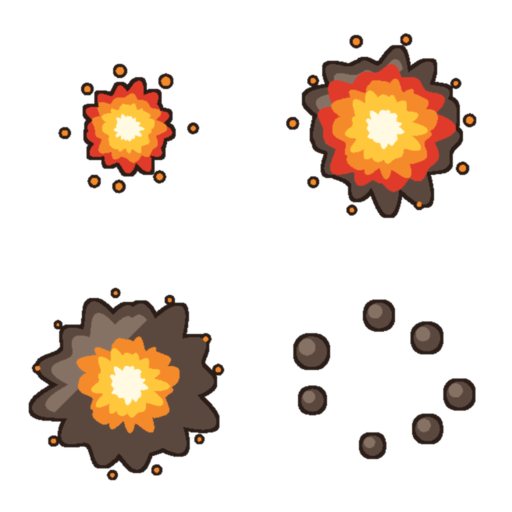
#> input picture art_src/vfx/raw/_ref_hit_explode.png, 1024 x 1024 px, given in place of item_shelf_builtin.jpg, which was not available (shown at 1/2 size)
$ python process_item_page.py
#> lines starting #> are read from the running program, lines starting #| are printed output that depends on the picture; after the words box and inside, x2 and y2 are one past the last pixel; in counts of white or black regions, pixels touching at a corner belong together; pictures that were not available may be replaced by others from this repository, and a replacement may not be noted
### docs/prompt/ui/process_codex_art.py
#!/usr/bin/env python3
"""把图鉴标签、印鉴、卡框从洋红底大图切出来，键控成透明 PNG。"""
import os
import sys

from PIL import Image

HERE = os.path.dirname(os.path.abspath(__file__))
sys.path.insert(0, HERE)
from process_ui_icons import bg_color, drop_bleed, flatten, key_out  # noqa: E402

ASSETS = os.environ.get(
    "GAME_ASSETS", "/Users/rosa/rosa_games/game_assets/black-rosa/assets")
RAW = os.path.join(ASSETS, "raw")
DEST = os.path.abspath(os.path.join(HERE, "..", "..", "..", "Assets", "Resources", "Art", "Ui"))


def fit(img, canvas, content):
    bbox = img.getbbox()
    if bbox is None:
        return Image.new("RGBA", (canvas, canvas), (0, 0, 0, 0))
    art = img.crop(bbox)
    box = int(canvas * content)
    scale = box / max(art.width, art.height)
    art = art.resize((max(1, round(art.width * scale)),
                      max(1, round(art.height * scale))), Image.LANCZOS)
    out = Image.new("RGBA", (canvas, canvas), (0, 0, 0, 0))
    out.paste(art, ((canvas - art.width) // 2, (canvas - art.height) // 2), art)
    return out


def split(src, cols, rows, names, canvas=0, content=0.86, flat=6, t0=36.0, t1=88.0):
    img = Image.open(src).convert("RGBA")
    bg = bg_color(img)
    print(os.path.basename(src), "bg", bg, img.size)
    cw, ch = img.width // cols, img.height // rows
    out = []
    for i, name in enumerate(names):
        c, r = i % cols, i // cols
        cell = img.crop((c * cw, r * ch, (c + 1) * cw, (r + 1) * ch))
        cut = key_out(cell, bg, t0=t0, t1=t1)
        cut, _ = drop_bleed(cut)
        if flat:
            cut = flatten(cut, colors=flat)
        if canvas:
            cut = fit(cut, canvas, content)
        else:
            bbox = cut.getbbox()
            if bbox:
                cut = cut.crop(bbox)
        out.append((name, cut))
        print(" ", name, cut.size)
    return out


def save(items):
    os.makedirs(DEST, exist_ok=True)
    for name, im in items:
        path = os.path.join(DEST, name + ".png")
        im.save(path, optimize=True)
        print(" ->", os.path.basename(path), im.size, os.path.getsize(path))


# [345 lines left out: functions main, _bg, _cut, _dehalo, _paper, _shrink and 4 more, not called in this run]


# [7 lines that do not run on import are left out]

### docs/prompt/ui/process_ui_icons.py
#!/usr/bin/env python3
"""把 4x4 洋红底图标大图切成 16 张透明 PNG，压平渐变，归一化成统一画布。

为什么不用 rembg：这批图标有很粗的深色描边，rembg 常把描边外沿一起吃掉；
底色是纯洋红，键控更准也更快。

为什么要归一化成正方形画布：UiKit.Icon 用 preserveAspect 渲染，
如果按内容紧裁，宽扁的「横扫」和瘦高的「墨瓶」在同一个 size 下视觉大小会差很多。
统一放进 128x128、内容占 82%，各图标的视觉重量才一致。

    .venv-mock/bin/python docs/prompt/ui/process_ui_icons.py [大图名] [--flat N]

大图名默认 ui_icons_flat3.png。--flat N 指定量化色数，0 表示不压平。
"""
import os
import sys
from collections import Counter

from PIL import Image, ImageFilter

ASSETS = os.environ.get(
    "GAME_ASSETS", "/Users/rosa/rosa_games/game_assets/black-rosa/assets")
SPLIT = os.path.join(ASSETS, "split")
NOBG = os.path.join(ASSETS, "nobg")
FINAL = os.path.join(ASSETS, "final")

CANVAS = 128
CONTENT = 0.82          # 内容占画布比例
COLS, ROWS = 4, 4

NAMES = [
    "ico_damage", "ico_guns", "ico_rate", "ico_gold",
    "ico_hp", "ico_burst", "ico_halt", "ico_rage",
    "ico_sweep", "ico_splash", "ico_mend", "ico_stamina",
    "ico_ink", "ico_star", "ico_energy", "ico_lock",
]

SRC = "ui_icons_flat3.png"
FLAT = 6
CONTACT = "_contact.png"
_args = sys.argv[1:]
if _args and not _args[0].startswith("--"):
    SRC = _args.pop(0)


def _opt(flag, cast=str, default=None):
    if flag not in _args:
        return default
    return cast(_args[_args.index(flag) + 1])


FLAT = _opt("--flat", int, FLAT)
# 底栏图标是单独一张 2x2 的图，网格和名字都和主图标表不一样，
# 所以这三项可以从命令行覆盖，不用再抄一份两百行的切图流程。
COLS = _opt("--cols", int, COLS)
ROWS = _opt("--rows", int, ROWS)
CANVAS = _opt("--canvas", int, CANVAS)
_names = _opt("--names", str)
if _names:
    NAMES = _names.split(",")
CONTACT = _opt("--contact", str, CONTACT)
RAW = os.path.join(ASSETS, "raw", SRC)


def bg_color(img):
    """从四条边采样背景色，用中位数避免个别像素带偏。"""
    w, h = img.size
    px = img.load()
    samples = []
    for x in range(0, w, 4):
        samples.append(px[x, 0][:3])
        samples.append(px[x, h - 1][:3])
    for y in range(0, h, 4):
        samples.append(px[0, y][:3])
        samples.append(px[w - 1, y][:3])
    samples.sort()
    return samples[len(samples) // 2]


def key_out(cell, bg, t0=58.0, t1=104.0):
    """洋红键控。先按色距算 alpha，再腐蚀 1px 去掉彩色毛边，最后轻微羽化。"""
    cell = cell.convert("RGBA")
    w, h = cell.size
    px = cell.load()
    br, bg_, bb = bg
    alpha = Image.new("L", (w, h))
    ap = alpha.load()
    span = max(1.0, t1 - t0)
    for y in range(h):
        for x in range(w):
            r, g, b, _ = px[x, y]
            d = ((r - br) ** 2 + (g - bg_) ** 2 + (b - bb) ** 2) ** 0.5
            t = (d - t0) / span
            ap[x, y] = 0 if t <= 0 else (255 if t >= 1 else int(t * 255))
    # 腐蚀一圈去洋红毛边。腐蚀量必须跟着格子尺寸走：2048 的大图每格 512px，
    # 溢色带有好几像素宽，只腐蚀 1px 会把洋红残留留在深描边里 —— 量化时它会被
    # 固化成一个栗红色槽（实测最暗色出现 (124,36,61) 这种 R、B 同时高过 G 的值），
    # 16 张图的描边色就散了。描边本身很厚，按比例掉 2~3px 在成品 128px 上看不出来。
    k = 3 if w < 200 else (5 if w < 400 else 7)
    alpha = alpha.filter(ImageFilter.MinFilter(k))
    alpha = alpha.filter(ImageFilter.GaussianBlur(max(0.6, w / 420.0)))
    cell.putalpha(alpha)
    return cell


def drop_bleed(img, keep_ratio=0.30, thr=40):
    """丢掉邻格越界进来的碎片。

    等分切格时，相邻图标的尖端会越过边界落进本格；归一化按包围盒算，
    碎片会把包围盒撑大，真图标就被缩小还偏心。
    判据：连通块「贴着格子边缘」且「面积远小于主体」才删 —— 真图标四周有
    留白不会碰边，而越界碎片必然碰边。这样又不会误删速度线、定身的小顿点
    那类合法的分离细节（它们不碰边）。
    """
    w, h = img.size
    a = img.split()[3].load()
    label = [[0] * w for _ in range(h)]
    comps = []          # (面积, 是否碰边, 像素表)
    cur = 0
    for sy in range(h):
        for sx in range(w):
            if a[sx, sy] <= thr or label[sy][sx]:
                continue
            cur += 1
            stack = [(sx, sy)]
            label[sy][sx] = cur
            pix = []
            edge = False
            while stack:
                x, y = stack.pop()
                pix.append((x, y))
                if x == 0 or y == 0 or x == w - 1 or y == h - 1:
                    edge = True
                for nx, ny in ((x + 1, y), (x - 1, y), (x, y + 1), (x, y - 1)):
                    if 0 <= nx < w and 0 <= ny < h and not label[ny][nx] and a[nx, ny] > thr:
                        label[ny][nx] = cur
                        stack.append((nx, ny))
            comps.append((len(pix), edge, pix))
    if not comps:
        return img, 0
    biggest = max(c[0] for c in comps)
    alpha = img.split()[3]
    ap = alpha.load()
    killed = 0
    for area, edge, pix in comps:
        if edge and area < biggest * keep_ratio:
            for x, y in pix:
                ap[x, y] = 0
            killed += 1
    img = img.copy()
    img.putalpha(alpha)
    return img, killed


# [92 lines left out: functions flatten, normalize, main, not called in this run]


# [2 lines that do not run on import are left out]

### docs/prompt/ui/process_item_page.py
#!/usr/bin/env python3
"""道具页美术：道具栏木架、栏位托盘、品质卡框、紫钻图标。洋红底键控成透明 PNG，裁边后缩到入库尺寸。

    .venv-mock/bin/python docs/prompt/ui/process_item_page.py
"""
import os
import sys

from PIL import Image

HERE = os.path.dirname(os.path.abspath(__file__))
sys.path.insert(0, HERE)
from process_codex_art import RAW, save as _save, split  # noqa: E402

EDGE = (0x3A, 0x2A, 0x20)


# 洋红键控后半透明的外沿还带一点粉，统一染成描边色，贴在浅底上才不起粉边。
def despill(im, magenta=True, edge=EDGE):
    im = im.convert("RGBA")
    px = im.load()
    for y in range(im.height):
        for x in range(im.width):
            r, g, b, a = px[x, y]
            if 0 < a < 250 or (magenta and a > 0 and r > 150 and b > 150 and g < 90):
                px[x, y] = edge + (a,)
    return im


def save(items, magenta=True, edge=EDGE):
    _save([(n, despill(im, magenta, edge)) for n, im in items])


def width(items, w):
    out = []
    for name, im in items:
        h = max(1, round(im.height * w / im.width))
        out.append((name, im.resize((w, h), Image.LANCZOS)))
    return out


def round_mask(size, radius):
    from PIL import ImageDraw
    m = Image.new("L", size, 0)
    ImageDraw.Draw(m).rounded_rectangle((0, 0, size[0] - 1, size[1] - 1), radius, fill=255)
    return m


# 红牌子单独成图：画在九宫格里时它跟着边框缩放，引擎里算出来的位置和标题对不上。
# 牌子挖出来，原位用左边同一行的木边补齐。
def split_plaque(shelf):
    px = shelf.load()
    reds = [(x, y) for y in range(shelf.height // 4) for x in range(shelf.width)
            if px[x, y][3] > 200 and px[x, y][0] > 180 and px[x, y][1] < 70 and px[x, y][2] < 70]
    x0 = min(x for x, _ in reds) - 7
    x1 = max(x for x, _ in reds) + 7
    y0 = max(0, min(y for _, y in reds) - 7)
    y1 = max(y for _, y in reds) + 8
    box = (x0, y0, x1, y1)
    plaque = shelf.crop(box)
    plaque.putalpha(Image.composite(plaque.getchannel("A"), Image.new("L", plaque.size, 0),
                                    round_mask(plaque.size, 20)))
    rim = shelf.copy()
    src = x0 - (x1 - x0) - 20
    patch = shelf.crop((src, 0, src + (x1 - x0), y1 + 4))
    rim.paste(patch, (x0, 0))
    bbox = rim.getbbox()
    rim = rim.crop(bbox)
    print("  plaque", box, "rim bbox", bbox)
    return rim, plaque


def main():
    shelf = width(split(os.path.join(RAW, "item_shelf_builtin.jpg"), 1, 1, ["panel_item_shelf"],
                        flat=0, t0=36.0, t1=88.0), 900)[0][1]
#> after the loop in bg_color, `for x in range(0, w, 4):`: samples = 512 items, first 6: (255, 255, 255), (255, 255, 255), (255, 255, 255), (255, 255, 255), (255, 255, 255), (255, 255, 255)
#> after the loop in bg_color, `for y in range(0, h, 4):`: samples = 1024 items, first 6: (255, 255, 255), (255, 255, 255), (255, 255, 255), (255, 255, 255), (255, 255, 255), (255, 255, 255)
#> in split, `bg = bg_color(img)`: bg = (255, 255, 255)
#| item_shelf_builtin.jpg bg (255, 255, 255) (1024, 1024)
#> in key_out, `br, bg_, bb = bg`: br = 255
#> in key_out, `alpha = Image.new("L", (w, h))`: alpha: PIL image 1024x1024 L; every value is 0
#> in split, `bbox = cut.getbbox()`: bbox = (53, 64, 956, 964)
#> in split, `cut = cut.crop(bbox)`:
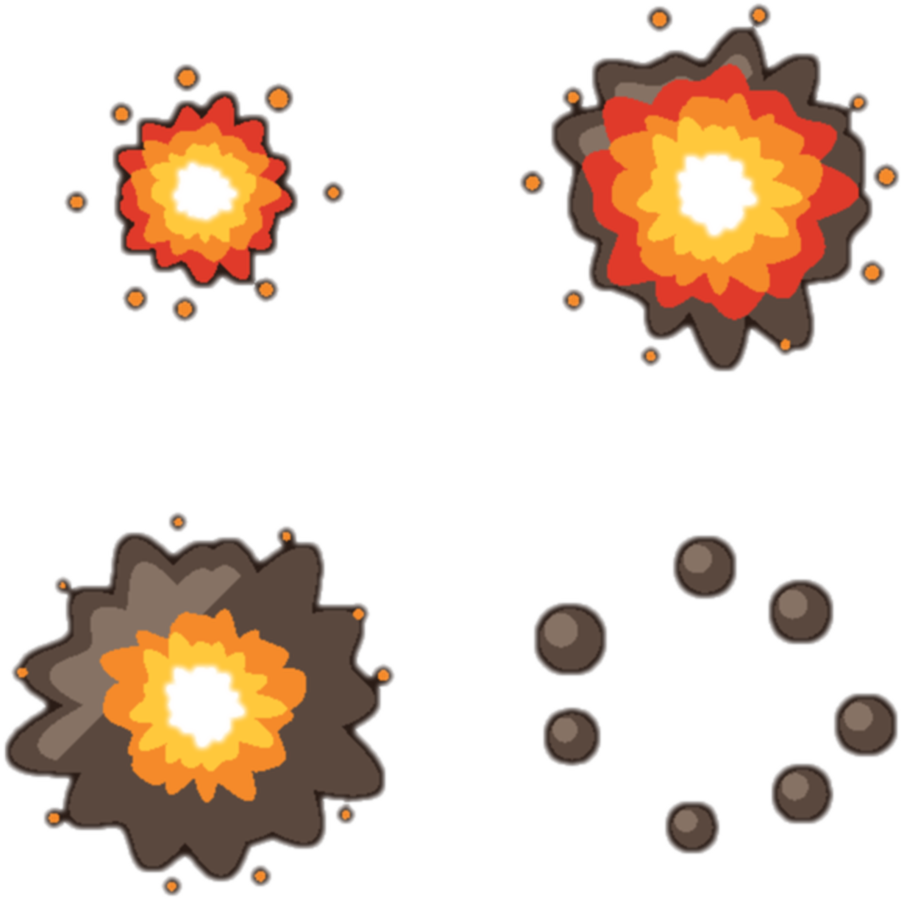
#> cut: PIL image 903x900 RGBA; mean R, G, B, A 224.3, 209.6, 198.4, 64.2; transparent parts drawn white
#|   panel_item_shelf (903, 900)
#> in width, `out = []`: out = []
#> the loop in width, `for name, im in items:` made 1 pass
#> (name, h) on pass 1: ('panel_item_shelf', 897)
#> after the loop in width, `for name, im in items:`: out = 1 item
    rim, plaque = split_plaque(despill(shelf))
#> in split_plaque, `reds = [(x, y) for y in range(shelf.height // 4) for x in range(shelf...`: reds = 13834 pairs, first value 119 to 854, second value 64 to 223
#> in split_plaque, `x0 = min(x for x, _ in reds) - 7`: x0 = 112
#> in split_plaque, `x1 = max(x for x, _ in reds) + 7`: x1 = 861
#> in split_plaque, `y0 = max(0, min(y for _, y in reds) - 7)`: y0 = 57
#> in split_plaque, `y1 = max(y for _, y in reds) + 8`: y1 = 231
#> in split_plaque, `box = (x0, y0, x1, y1)`: box = (112, 57, 861, 231)
#> in round_mask, `m = Image.new("L", size, 0)`: m: PIL image 749x174 L; every value is 0
#> in round_mask, `ImageDraw.Draw(m).rounded_rectangle((0, 0, size[0] - 1, size[1] - 1), ..`:
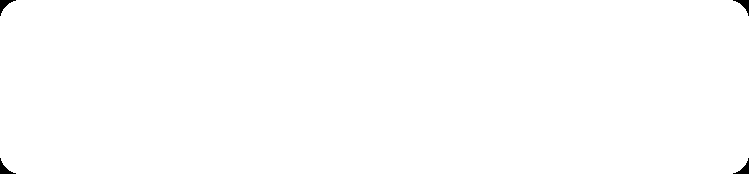
#> m: PIL image 749x174 L; 99.7% white; 4 black regions, box (x1, y1, x2, y2) and area: (0, 0, 16, 16) 92, (733, 0, 749, 16) 92, (0, 158, 16, 174) 92, (733, 158, 749, 174) 92
#> in split_plaque, `src = x0 - (x1 - x0) - 20`: src = -657
#> in split_plaque, `bbox = rim.getbbox()`: bbox = (0, 90, 900, 897)
#> in split_plaque, `rim = rim.crop(bbox)`:
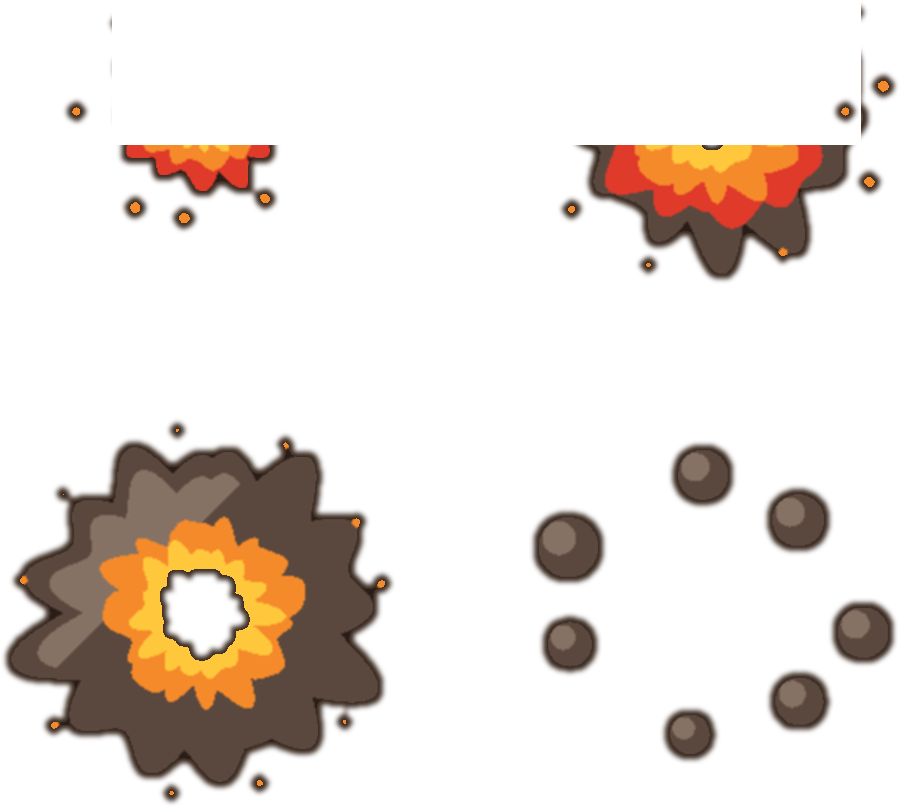
#> rim: PIL image 900x807 RGBA; mean R, G, B, A 27.6, 18.8, 12.2, 48.8; transparent parts drawn white
#|   plaque (112, 57, 861, 231) rim bbox (0, 90, 900, 897)
    save([("panel_item_shelf", rim), ("panel_item_plaque", plaque)])
#> the loop in save, `for name, im in items:` made 2 passes
#> name on passes 1 to 2: 'panel_item_shelf', 'panel_item_plaque'
#|  -> panel_item_shelf.png (900, 807) 132513
#|  -> panel_item_plaque.png (749, 174) 57317
    slots = split(os.path.join(RAW, "item_slots_builtin.jpg"), 2, 2,
                  ["item_slot", "item_slot_on", "item_slot_lock", "item_lv_badge"],
                  canvas=256, content=0.96, flat=0, t0=36.0, t1=88.0)
#> call 2 of split, with cols = 2, rows = 2, canvas = 256, content = 0.96, flat = 0, t0 = 36, t1 = 88
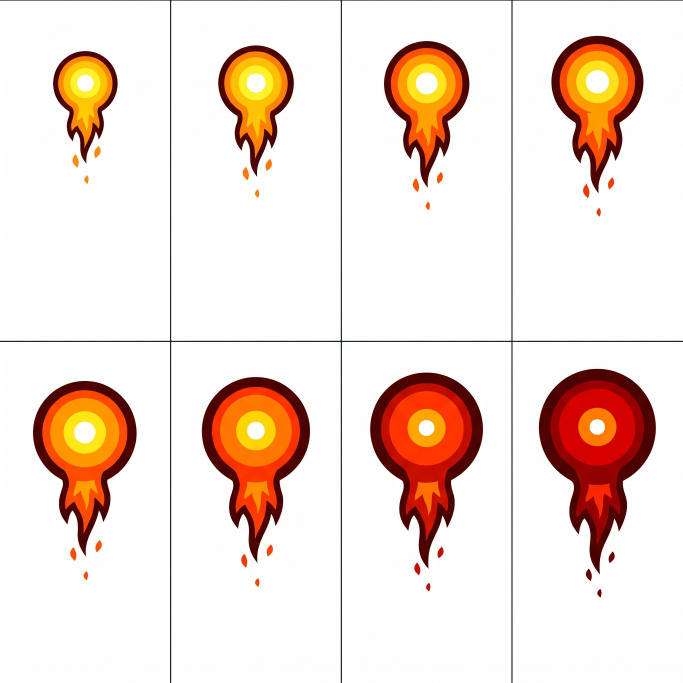
#> input picture art_src/vfx/raw/fire_v2_ball.png, 2048 x 2048 px, given in place of item_slots_builtin.jpg, which was not available (shown at 1/3 size)
#> in split (call 2), `bg = bg_color(img)`: bg = (253, 253, 253)
#| item_slots_builtin.jpg bg (253, 253, 253) (2048, 2048)
#> in fit, `bbox = img.getbbox()`: bbox = (156, 133, 885, 593)
#> in fit, `out = Image.new("RGBA", (canvas, canvas), (0, 0, 0, 0))`: out: PIL image 256x256 RGBA; every value is 0
#|   item_slot (256, 256)
    name, badge = slots[3]
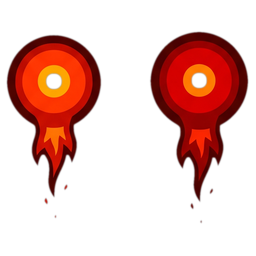
#> badge: PIL image 256x256 RGBA; mean R, G, B, A 44.7, 6.4, 0.5, 67.4; transparent parts drawn white
#> name = 'item_lv_badge'
    slots[3] = (name, badge.crop(badge.getbbox()))
    save(slots[:3] + width(slots[3:], 160))
#> the loop in save (call 2), `for name, im in items:` made 4 passes
#|  -> item_slot.png (256, 256) 23965
#|  -> item_slot_on.png (256, 256) 29053
#|  -> item_slot_lock.png (256, 256) 33140
#|  -> item_lv_badge.png (160, 127) 17769
#> pass 1, in save (call 2), `im.save(path, optimize=True)`:
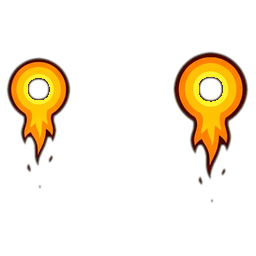
#> saved as item_slot.png: PIL image 256x256 RGBA; mean R, G, B, A 27.4, 18, 2.4, 33.2; transparent parts drawn white
    save(width(split(os.path.join(RAW, "item_cards_builtin.jpg"), 2, 2,
                     ["panel_item_card_green", "panel_item_card_blue", "panel_item_card_purple", "panel_item_card_lock"],
                     flat=0, t0=36.0, t1=88.0), 320))
#| item_cards_builtin.jpg bg (253, 253, 253) (2048, 2048)
#|   panel_item_card_green (729, 460)
#> in despill (call 11), `im = im.convert("RGBA")`:
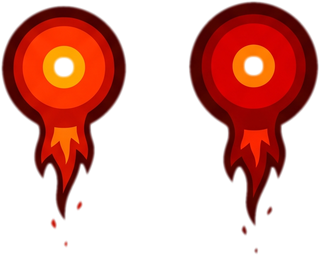
#> im: PIL image 320x255 RGBA; mean R, G, B, A 67.8, 13.4, 5.1, 94.7; transparent parts drawn white
    # 玫红钻和道具卡空卡面用绿底生成：洋红底会把粉色一起抠掉。
    save(split(os.path.join(RAW, "ico_diamond_rose_builtin.jpg"), 1, 1, ["ico_diamond"],
               canvas=256, content=0.86, flat=0, t0=36.0, t1=88.0), magenta=False)
    save(split(os.path.join(RAW, "ico_card_blank_builtin.jpg"), 1, 1, ["ico_card_blank"],
               canvas=256, content=0.92, flat=0, t0=36.0, t1=88.0), magenta=False)
    # 底栏「道具」页签：挎包里露出鞭炮和闹钟。写回 ico_tab_spell，预制里的引用不用改。
    # 这张洋红偏深，离鞭炮的红近，键控阈值收紧。
    save(split(os.path.join(RAW, "ico_tab_item_builtin.jpg"), 1, 1, ["ico_tab_spell"],
               canvas=192, content=0.92, flat=0, t0=20.0, t1=46.0), edge=(255, 255, 255))


if __name__ == "__main__":
#> (the run stopped early here; a loop or call above may not have finished)
